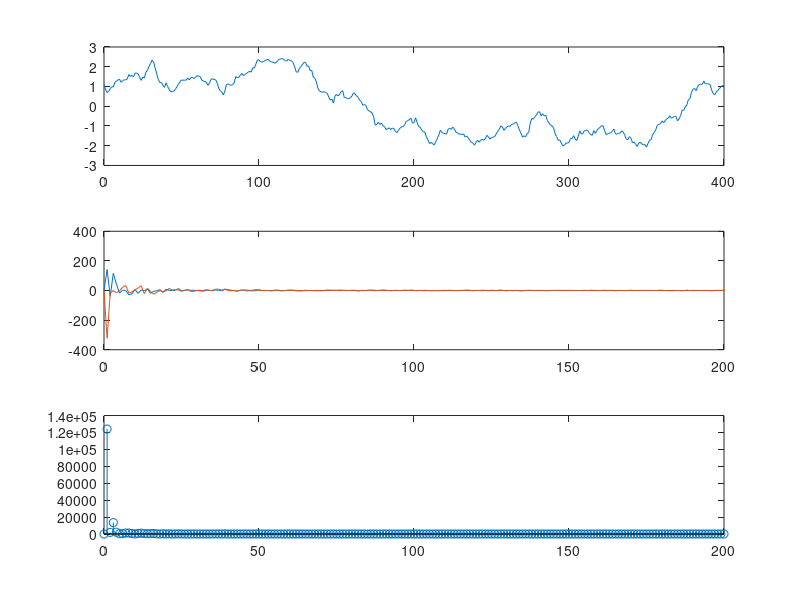

Write the MATLAB code that produced this figure.
n = [0:400];
x = [ 1.101635 0.851044 0.690405 0.753206 0.887253 0.985491 0.972200 1.207710 1.270252 1.329553 1.373121 1.211055 1.286755 1.341141 1.331526 1.380260 1.604336 1.506771 1.562338 1.487696 1.671562 1.681432 1.638500 1.467483 1.309564 1.481912 1.433631 1.719541 1.809862 2.010550 2.159448 2.337934 2.242019 1.923013 1.639515 1.363543 1.197215 1.202398 1.073710 0.956791 1.186711 1.005088 0.862990 0.722303 0.756066 0.758292 0.848043 0.981439 1.123756 1.228895 1.332318 1.315562 1.317040 1.324939 1.431182 1.331664 1.437119 1.476149 1.402830 1.459315 1.553571 1.520200 1.513040 1.333747 1.274977 1.254864 1.221721 1.060695 1.156011 1.352754 1.394026 1.349075 1.341237 1.190425 0.904754 0.786057 0.717831 0.567104 0.776803 1.095617 1.132433 1.093886 1.057626 1.093957 1.186952 1.502304 1.432743 1.463393 1.576799 1.661792 1.543053 1.610761 1.672990 1.716910 1.774871 1.726811 1.952000 1.935405 2.134439 2.350278 2.336198 2.258221 2.229355 2.273804 2.315337 2.352227 2.376321 2.277244 2.245430 2.238288 2.180230 2.215508 2.292202 2.381753 2.391528 2.414354 2.369385 2.305847 2.287090 2.381905 2.314710 2.295246 2.212793 1.989435 1.742340 1.719218 1.902805 2.007525 2.102799 2.226163 2.218160 2.022663 2.040951 1.800298 1.822887 1.476559 1.422767 1.230290 0.909563 0.780097 0.726754 0.707019 0.742215 0.692204 0.654069 0.463551 0.303727 0.361362 0.162737 0.513444 0.596124 0.527707 0.604383 0.739682 0.786460 0.440116 0.439728 0.371885 0.388829 0.435388 0.520315 0.682301 0.614569 0.522290 0.447202 0.306881 0.223326 0.049432 0.082896 0.039944 -0.183080 -0.236587 -0.275821 -0.346009 -0.550864 -0.958114 -0.920837 -0.805569 -0.924913 -0.852243 -1.002687 -1.028828 -1.187938 -1.131181 -1.098786 -1.178011 -1.105844 -1.131040 -1.270562 -1.337454 -1.218390 -1.112195 -1.040399 -1.034208 -0.937255 -0.766536 -0.731195 -0.670578 -0.612924 -0.853817 -0.831075 -0.585490 -0.818107 -1.034365 -1.067484 -1.211882 -1.294887 -1.303257 -1.559317 -1.699945 -1.898870 -1.831385 -1.891053 -1.961889 -1.798234 -1.647385 -1.452892 -1.210838 -1.330588 -1.369808 -1.391705 -1.413040 -1.168160 -1.116743 -1.167007 -1.056467 -1.150098 -1.308948 -1.344306 -1.418389 -1.403185 -1.437863 -1.404041 -1.563611 -1.505759 -1.601518 -1.725872 -1.830699 -1.863891 -1.974328 -1.830346 -1.724022 -1.824176 -1.725427 -1.666705 -1.720867 -1.650903 -1.475030 -1.548696 -1.667901 -1.584077 -1.567674 -1.549145 -1.407743 -1.270715 -1.168706 -1.003128 -1.042969 -1.216521 -1.123397 -1.035277 -0.998779 -1.019920 -0.915976 -0.904001 -0.842258 -0.808445 -0.982815 -1.204144 -1.364525 -1.570013 -1.495855 -1.554750 -1.390918 -1.330866 -0.853052 -0.617713 -0.659296 -0.523440 -0.441524 -0.301787 -0.278279 -0.486576 -0.382292 -0.494106 -0.449811 -0.714277 -0.845682 -0.939972 -1.006667 -1.085472 -1.391341 -1.531549 -1.727556 -1.705496 -1.856560 -2.004569 -1.984493 -1.867118 -1.868290 -1.832185 -1.643226 -1.637946 -1.489193 -1.664064 -1.740043 -1.508336 -1.246107 -1.415388 -1.378353 -1.236198 -1.211165 -1.216765 -1.341344 -1.439032 -1.471258 -1.231673 -1.375708 -1.221211 -1.134916 -1.071802 -0.984587 -0.999835 -1.242435 -1.445766 -1.384543 -1.358165 -1.347594 -1.246912 -1.160373 -1.403621 -1.411505 -1.370220 -1.365311 -1.247491 -1.314727 -1.473798 -1.674652 -1.690078 -1.539623 -1.626753 -1.854597 -1.815519 -1.928647 -2.034514 -1.869121 -1.820579 -1.915250 -1.963048 -1.940569 -2.072201 -1.882271 -1.719429 -1.690726 -1.427232 -1.329650 -1.186847 -0.960065 -0.922464 -0.883197 -0.748503 -0.830570 -0.736362 -0.634408 -0.606408 -0.481992 -0.606993 -0.569065 -0.502718 -0.517004 -0.738969 -0.647272 -0.475201 -0.192710 -0.208478 -0.035921 0.062721 0.335132 0.378122 0.701856 0.864950 0.899100 0.791263 0.991302 1.095987 1.117847 1.114965 1.273969 1.129854 1.139709 1.129695 1.104784 0.829393 0.644167 0.571548 0.731053 0.794781 0.891339 0.976890 1.050308 1.028498 ];
Xre = [ -0.000029 141.560745 -39.572575 115.975960 42.965645 -17.921623 1.531523 -0.175470 -29.327765 -23.004547 6.641392 -19.406628 4.207867 -2.325386 10.558403 -19.549789 -4.359853 -2.945207 5.581113 -12.637319 7.704335 0.854784 -0.520028 1.644723 13.008155 -2.452997 1.842482 3.209457 2.100822 1.401146 -0.415114 -2.334521 -4.657085 1.464873 -0.344180 1.777198 2.390154 1.324726 -2.188424 8.981377 4.988265 1.974260 -1.441694 -3.650339 0.838693 3.715267 -3.350992 -1.403852 -1.857568 -1.311499 5.820863 -1.496666 0.993262 -0.061648 -0.424983 -1.001951 2.433122 0.014999 -1.970240 0.285863 3.194971 1.348309 -2.655119 -1.964123 -2.901968 2.289782 0.051099 -0.803584 -1.541777 -2.113574 0.111571 -0.409017 3.205032 1.402394 1.127081 0.521331 2.896633 1.553192 0.264179 -0.297585 1.851351 1.007234 -1.944140 -0.473693 -1.327774 0.931691 3.459157 -1.099739 -0.943710 1.539203 2.423805 0.319953 -0.715681 -0.234529 0.698678 -0.504218 0.364048 2.030727 0.461190 2.213752 0.734910 -1.197970 1.082196 -1.720559 -1.215576 0.283182 -1.503610 -0.611636 -1.172401 0.506806 0.729045 0.551523 1.765617 -1.003375 0.115047 0.528746 0.894370 1.605539 1.973753 -2.053072 0.433698 0.117088 1.734515 0.805076 -1.316002 -0.792229 -0.838919 0.723529 3.003026 -0.716829 -0.402896 0.488856 0.232899 0.231923 -1.391433 -0.989397 0.634772 1.168837 0.151549 -0.738284 0.170095 -0.485991 -0.066900 -0.697372 0.705855 -0.284208 0.703982 -0.262018 0.506393 -0.702085 1.494262 -0.932860 0.060279 -0.222223 -0.261331 1.208479 0.267503 0.500580 -0.834793 1.019345 -0.678134 0.920159 0.767649 0.434617 1.172473 -1.129165 0.554174 0.182914 -1.149198 0.484452 1.142565 -0.455031 0.048350 0.320753 -0.418680 0.780129 0.335899 0.502398 -0.221000 1.130467 1.748581 -1.141326 -0.767158 0.175746 0.160657 0.130368 -1.027181 -1.519031 1.276570 -0.470673 -0.830336 -0.525892 0.236097 -0.423742 0.630814 -0.045834 -0.992190 0.823397 0.825532 0.495245 1.655128 1.655128 0.495245 0.825532 0.823397 -0.992190 -0.045834 0.630814 -0.423742 0.236097 -0.525892 -0.830336 -0.470673 1.276570 -1.519031 -1.027181 0.130368 0.160657 0.175746 -0.767158 -1.141326 1.748581 1.130467 -0.221000 0.502398 0.335899 0.780129 -0.418680 0.320753 0.048350 -0.455031 1.142565 0.484452 -1.149198 0.182914 0.554174 -1.129165 1.172473 0.434617 0.767649 0.920159 -0.678134 1.019345 -0.834793 0.500580 0.267503 1.208479 -0.261331 -0.222223 0.060279 -0.932860 1.494262 -0.702085 0.506393 -0.262018 0.703982 -0.284208 0.705855 -0.697372 -0.066900 -0.485991 0.170095 -0.738284 0.151549 1.168837 0.634772 -0.989397 -1.391433 0.231923 0.232899 0.488856 -0.402896 -0.716829 3.003026 0.723529 -0.838919 -0.792229 -1.316002 0.805076 1.734515 0.117088 0.433698 -2.053072 1.973753 1.605539 0.894370 0.528746 0.115047 -1.003375 1.765617 0.551523 0.729045 0.506806 -1.172401 -0.611636 -1.503610 0.283182 -1.215576 -1.720559 1.082196 -1.197970 0.734910 2.213752 0.461190 2.030727 0.364048 -0.504218 0.698678 -0.234529 -0.715681 0.319953 2.423805 1.539203 -0.943710 -1.099739 3.459157 0.931691 -1.327774 -0.473693 -1.944140 1.007234 1.851351 -0.297585 0.264179 1.553192 2.896633 0.521331 1.127081 1.402394 3.205032 -0.409017 0.111571 -2.113574 -1.541777 -0.803584 0.051099 2.289782 -2.901968 -1.964123 -2.655119 1.348309 3.194971 0.285863 -1.970240 0.014999 2.433122 -1.001951 -0.424983 -0.061648 0.993262 -1.496666 5.820863 -1.311499 -1.857568 -1.403852 -3.350992 3.715267 0.838693 -3.650339 -1.441694 1.974260 4.988265 8.981377 -2.188424 1.324726 2.390154 1.777198 -0.344180 1.464873 -4.657085 -2.334521 -0.415114 1.401146 2.100822 3.209457 1.842482 -2.452997 13.008155 1.644723 -0.520028 0.854784 7.704335 -12.637319 5.581113 -2.945207 -4.359853 -19.549789 10.558403 -2.325386 4.207867 -19.406628 6.641392 -23.004547 -29.327765 -0.175470 1.531523 -17.921623 42.965645 115.975960 -39.572575 141.560745 ];
Xim = [ 0.000000 -322.521118 -18.294266 0.118523 -16.228783 -1.819324 21.998178 33.654652 -16.889765 -9.608421 4.390743 16.567881 31.765617 -21.255142 14.418271 -5.958786 -24.799952 -12.645042 0.578350 -9.885125 -1.593917 13.907611 3.634914 5.856982 3.820911 -5.986068 1.451556 5.459973 -6.540492 -5.982734 1.231504 1.475753 -0.818576 5.366034 1.660294 -3.366087 9.857576 8.679200 1.763081 9.168578 0.288255 -2.933633 0.867418 -5.074342 2.939001 1.172800 4.248990 0.051602 2.454247 6.027524 0.688897 0.292169 -1.040624 -0.089737 -3.600845 3.558554 0.701945 -2.806067 -0.323178 0.962698 -0.027182 1.172186 1.343449 -1.558681 0.278011 -1.748318 -0.200030 0.449866 -0.439665 1.698254 -2.479575 -0.702867 -0.470959 1.659930 0.266723 1.728608 -1.069430 0.709187 0.712734 0.597439 -1.107793 1.227753 -3.398619 1.476075 0.058528 1.342209 0.072128 2.746025 0.400460 -0.976342 2.123824 1.642962 -0.351272 -1.361632 0.724704 0.345433 -0.694133 0.353962 0.318568 1.304264 -0.880491 -0.304567 -0.565118 0.942032 1.398472 -1.763985 -0.550398 -0.324639 -1.113691 -0.748002 -1.743580 0.661241 -1.202015 0.369905 -1.312714 0.244582 -0.129092 2.374718 -0.977347 0.150961 0.771931 -0.486756 -1.714268 0.306682 0.041933 1.884542 0.458594 -1.203400 0.021057 -0.131954 -2.317481 0.840902 -1.863655 1.091806 -1.750608 -1.319991 -0.883563 0.227397 0.702458 0.463582 0.911186 0.720913 -0.796101 -1.356199 -0.824721 0.738328 0.258071 1.288916 0.089934 1.417556 -0.617387 0.572854 -0.161548 0.052983 -0.244038 0.133770 -0.420074 1.241659 1.597872 -0.687220 -0.454501 1.360664 -1.544659 -0.015735 -0.261906 -1.662044 0.217740 0.066034 -0.316219 -0.065240 0.857350 0.190317 -0.434049 0.201108 1.321249 -0.817987 0.268500 0.036741 -0.241128 0.085502 -0.751080 0.136193 -0.981777 -1.789688 -0.937896 0.178659 -0.608130 -0.023000 1.186555 -0.140705 0.814125 0.600168 0.217826 -0.221321 -0.963635 -0.426404 -1.467045 -0.479934 -0.167320 -0.047834 -0.248214 0.248214 0.047834 0.167320 0.479934 1.467045 0.426404 0.963635 0.221321 -0.217826 -0.600168 -0.814125 0.140705 -1.186555 0.023000 0.608130 -0.178659 0.937896 1.789688 0.981777 -0.136193 0.751080 -0.085502 0.241128 -0.036741 -0.268500 0.817987 -1.321249 -0.201108 0.434049 -0.190317 -0.857350 0.065240 0.316219 -0.066034 -0.217740 1.662044 0.261906 0.015735 1.544659 -1.360664 0.454501 0.687220 -1.597872 -1.241659 0.420074 -0.133770 0.244038 -0.052983 0.161548 -0.572854 0.617387 -1.417556 -0.089934 -1.288916 -0.258071 -0.738328 0.824721 1.356199 0.796101 -0.720913 -0.911186 -0.463582 -0.702458 -0.227397 0.883563 1.319991 1.750608 -1.091806 1.863655 -0.840902 2.317481 0.131954 -0.021057 1.203400 -0.458594 -1.884542 -0.041933 -0.306682 1.714268 0.486756 -0.771931 -0.150961 0.977347 -2.374718 0.129092 -0.244582 1.312714 -0.369905 1.202015 -0.661241 1.743580 0.748002 1.113691 0.324639 0.550398 1.763985 -1.398472 -0.942032 0.565118 0.304567 0.880491 -1.304264 -0.318568 -0.353962 0.694133 -0.345433 -0.724704 1.361632 0.351272 -1.642962 -2.123824 0.976342 -0.400460 -2.746025 -0.072128 -1.342209 -0.058528 -1.476075 3.398619 -1.227753 1.107793 -0.597439 -0.712734 -0.709187 1.069430 -1.728608 -0.266723 -1.659930 0.470959 0.702867 2.479575 -1.698254 0.439665 -0.449866 0.200030 1.748318 -0.278011 1.558681 -1.343449 -1.172186 0.027182 -0.962698 0.323178 2.806067 -0.701945 -3.558554 3.600845 0.089737 1.040624 -0.292169 -0.688897 -6.027524 -2.454247 -0.051602 -4.248990 -1.172800 -2.939001 5.074342 -0.867418 2.933633 -0.288255 -9.168578 -1.763081 -8.679200 -9.857576 3.366087 -1.660294 -5.366034 0.818576 -1.475753 -1.231504 5.982734 6.540492 -5.459973 -1.451556 5.986068 -3.820911 -5.856982 -3.634914 -13.907611 1.593917 9.885125 -0.578350 12.645042 24.799952 5.958786 -14.418271 21.255142 -31.765617 -16.567881 -4.390743 9.608421 16.889765 -33.654652 -21.998178 1.819324 16.228783 -0.118523 18.294266 322.521118 ];
P = [ 0.000000 124059.312500 1900.668823 13450.437500 2109.419922 324.494507 486.265411 1132.666382 1145.381958 621.530945 63.386711 651.111877 1026.760620 457.188507 319.366425 417.701385 634.045898 168.571350 31.483315 257.417511 61.897346 194.152298 13.483030 37.009350 183.811462 41.850204 5.501753 40.111916 47.191490 37.756317 1.688922 7.627838 22.358505 30.940176 2.875035 14.488976 102.884651 77.083412 7.897656 164.727951 24.965879 12.503907 2.830895 39.073925 9.341131 15.178673 29.283062 1.973464 9.473886 38.051075 34.357029 2.325373 2.069468 0.011853 13.146698 13.667212 6.412811 7.874239 3.986289 1.008505 10.208577 3.191956 8.854514 6.287268 8.498706 8.299718 0.042623 0.848126 2.570382 7.351259 6.160740 0.661317 10.494035 4.722078 1.341452 3.259871 9.534162 2.915353 0.577780 0.445490 4.654706 2.521899 15.330296 2.403183 1.766409 2.669573 11.970973 8.750079 1.050957 3.322392 10.385458 2.801695 0.635591 1.909047 1.013347 0.373560 0.614352 4.249141 0.314183 6.601801 1.315357 1.527894 1.490507 3.847745 3.433350 3.191834 2.563783 0.479490 2.614832 0.816359 3.571578 0.741417 4.562243 1.143591 1.736454 0.339393 0.816562 8.217042 4.850907 4.237895 0.783972 0.250641 5.947257 0.742202 1.733619 4.179126 0.914093 1.971665 9.018612 0.531256 5.533041 0.946096 3.527453 1.245828 5.000714 2.721284 1.183619 1.417889 0.516415 0.759972 0.859193 0.755903 0.638252 2.325603 1.178396 0.625902 0.562191 1.729959 0.264522 2.502388 2.613986 1.198389 0.029731 0.052190 0.127848 1.478315 0.248020 1.792298 3.250074 1.511335 0.666436 2.698099 2.975256 0.189139 1.443288 4.037406 0.354519 0.037818 1.420651 0.238950 2.040506 0.243274 0.190736 0.143327 1.920991 1.277703 0.184921 0.253754 0.106984 1.285267 3.621656 1.321173 1.552417 3.233871 0.905460 0.048915 1.424922 2.307983 3.037543 0.241331 1.352257 0.636764 0.103190 0.228540 1.326519 0.183921 3.136663 0.908319 0.709500 0.247556 2.801059 2.801059 0.247556 0.709500 0.908319 3.136663 0.183921 1.326519 0.228540 0.103190 0.636764 1.352257 0.241331 3.037543 2.307983 1.424922 0.048915 0.905460 3.233871 1.552417 1.321173 3.621656 1.285267 0.106984 0.253754 0.184921 1.277703 1.920991 0.143327 0.190736 0.243274 2.040506 0.238950 1.420651 0.037818 0.354519 4.037406 1.443288 0.189139 2.975256 2.698099 0.666436 1.511335 3.250074 1.792298 0.248020 1.478315 0.127848 0.052190 0.029731 1.198389 2.613986 2.502388 0.264522 1.729959 0.562191 0.625902 1.178396 2.325603 0.638252 0.755903 0.859193 0.759972 0.516415 1.417889 1.183619 2.721284 5.000714 1.245828 3.527453 0.946096 5.533041 0.531256 9.018612 1.971665 0.914093 4.179126 1.733619 0.742202 5.947257 0.250641 0.783972 4.237895 4.850907 8.217042 0.816562 0.339393 1.736454 1.143591 4.562243 0.741417 3.571578 0.816359 2.614832 0.479490 2.563783 3.191834 3.433350 3.847745 1.490507 1.527894 1.315357 6.601801 0.314183 4.249141 0.614352 0.373560 1.013347 1.909047 0.635591 2.801695 10.385458 3.322392 1.050957 8.750079 11.970973 2.669573 1.766409 2.403183 15.330296 2.521899 4.654706 0.445490 0.577780 2.915353 9.534162 3.259871 1.341452 4.722078 10.494035 0.661317 6.160740 7.351259 2.570382 0.848126 0.042623 8.299718 8.498706 6.287268 8.854514 3.191956 10.208577 1.008505 3.986289 7.874239 6.412811 13.667212 13.146698 0.011853 2.069468 2.325373 34.357029 38.051075 9.473886 1.973464 29.283062 15.178673 9.341131 39.073925 2.830895 12.503907 24.965879 164.727951 7.897656 77.083412 102.884651 14.488976 2.875035 30.940176 22.358505 7.627838 1.688922 37.756317 47.191490 40.111916 5.501753 41.850204 183.811462 37.009350 13.483030 194.152298 61.897346 257.417511 31.483315 168.571350 634.045898 417.701385 319.366425 457.188507 1026.760620 651.111877 63.386711 621.530945 1145.381958 1132.666382 486.265411 324.494507 2109.419922 13450.437500 1900.668823 124059.312500 ];
subplot(3,1,1)
plot(n,x)
xlim([0 400])
subplot(3,1,2)
plot(n,Xre,n,Xim)
xlim([0 200])
subplot(3,1,3)
stem(n,P)
xlim([0 200])
